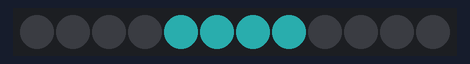
The sketch below on a simulated ATtiny85, built with avr-gcc and run on an emulated ATtiny85. Shown: 12 RGB LEDs in strip order, left to right. Dim RGB values are drawn brighter than linear; random numbers use the default seed unless the sketch sets one.

Above: at 0.26 s.
At 4.2 s:
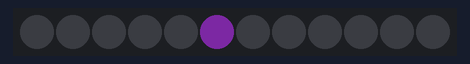
At 10.01 s:
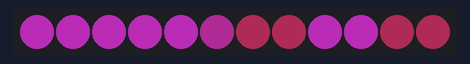
At 12.8 s:
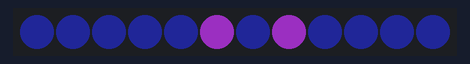
At 24.42 s:
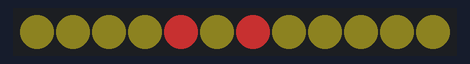
At 39.64 s:
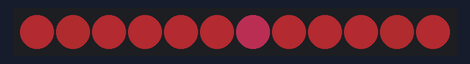

The sketch:

badge-code.ino
```cpp
//SAINTCON 2022 Hack in the Box UT Badge Code
//Written by -Weston Shakespear-

// #define DEBUG 1
// #define TEST 1

#define PIN_UART_TX 0
#define PIN_LED_DOUT 1


#define NUM_PIXELS 12

#include <tinyNeoPixel.h>


void HSVtoRGB(int pixel, float H, float S,float V);

#if defined(DEBUG)

  #include <SendOnlySoftwareSerial.h>
  SendOnlySoftwareSerial mySerial(PIN_UART_TX);

#endif


tinyNeoPixel pixels = tinyNeoPixel(NUM_PIXELS, PIN_LED_DOUT, NEO_GRB + NEO_KHZ800);

#define FRAMES 9
const int frames[FRAMES][12] = {
  {1, 0, 0, 1, 0, 0, 0, 1, 1, 0, 0, 1}, //0left
  {0, 0, 0, 0, 1, 0, 1, 0, 0, 0, 0, 0}, //1mid left
  {0, 1, 1, 0, 0, 1, 0, 0, 0, 1, 1, 0}, //2right
  {1, 1, 0, 0, 0, 0, 1, 0, 0, 0, 1, 1}, //3front
  {0, 0, 0, 0, 0, 1, 0, 1, 0, 0, 0, 0}, //4mid front
  {0, 0, 1, 1, 1, 0, 0, 0, 1, 1, 0, 0}, //5back
  {1, 1, 1, 1, 0, 0, 0, 0, 0, 0, 0, 0}, //6base
  {0, 0, 0, 0, 1, 1, 1, 1, 0, 0, 0, 0}, //7mid
  {0, 0, 0, 0, 0, 0, 0, 0, 1, 1, 1, 1}, //8top
};

#define ANIMS 4
const int anims[ANIMS][4] = {
                            {0, 5, 2, 3},
                            {0, 2, 0, 2},
                            {3, 5, 3, 5},
                            {6, 7, 8, 7}
                          };

void setup() {
  pixels.begin();
  pixels.setBrightness(100);

  #if defined(DEBUG)

    mySerial.begin(9600);

  #endif

}

void loop() {

  #if defined(TEST)


  int H = 180 + (180 * sin(millis()/100));
  int S = 50 + (50 * sin(millis()/150));
  int V = 50 + (50 * sin(millis()/20));
  for (int i = 0; i < NUM_PIXELS; i++) {
    HSVtoRGB(i, H, S, V);
    // pixels.setPixelColor(i, pixels.Color(40, 0, 0));

    if (i != 0) {
      pixels.setPixelColor(i-4, pixels.Color(0, 0, 0));
    } else {
      pixels.setPixelColor(NUM_PIXELS - 1, pixels.Color(0, 0, 0));
      pixels.setPixelColor(NUM_PIXELS - 2, pixels.Color(0, 0, 0));
      pixels.setPixelColor(NUM_PIXELS - 3, pixels.Color(0, 0, 0));
      pixels.setPixelColor(NUM_PIXELS - 4, pixels.Color(0, 0, 0));
    }

    pixels.show();
    delay(100);
  }
  for (int i = 0; i < NUM_PIXELS; i++) {
    pixels.setPixelColor(i, pixels.Color(0, 0, 0));
    pixels.show();
    delay(20);
  }


  #else

  int MIN_RANDOM = -1 * random(0, 4);
  int CHANCE_ANIM = random(0, 6);

  int CHANCE_WIPE_NO = -1 * random(0, 2);
  int CHANCE_WIPE_YES = random(0, 2);

  int UPDATE_H_Y = -1 * random(0, 4);
  int UPDATE_H_N = random(0, 4);

  int UPDATE_S_Y = -1 * random(0, 4);
  int UPDATE_S_N = random(0, 4);

  int UPDATE_V_Y = -1 * random(0, 4);
  int UPDATE_V_N = random(0, 4);

  int UPDATE_DELAY_CHANCE = random(0, 8);

  int anim = -1;
  int frame = 0;
  int wipe = 0;
  int custom[4] = {1, 5, 3, 2};

  int H = 180 + (180 * sin(millis()/100));
  int S = 75 + (25 * sin(millis()/150));
  int V = 50 + (50 * sin(millis()/20));

  byte delayTime = 100;

  while (true) {
    if (random(UPDATE_H_Y, UPDATE_H_N) < 0) {
      H = 180 + (180 * sin(millis()/100));
    }

    if (random(UPDATE_S_Y, UPDATE_S_N) < 0) {
      S = 75 + (25 * sin(millis()/150));
    }

    if (random(UPDATE_V_Y, UPDATE_V_N) < 0) {
      V = 50 + (50 * sin(millis()/20));
    }

    if (random(0, CHANCE_ANIM) == 1) {
      anim = random(MIN_RANDOM, ANIMS);
    }

    wipe = random(CHANCE_WIPE_NO, CHANCE_WIPE_YES);


    if (anim < 0) {
      for (int i = 0; i < 4; i++) {
        custom[i] = random(0, FRAMES);
      }
    }

    for (int section = 0; section < 4; section++) {
      if (anim < 0) {
        frame = custom[section];
      } else {
        frame = anims[anim][section];
      }


      for (int led = 0; led < 12; led++) {
        if (frames[frame][led] == 1) {
          HSVtoRGB(led, H, S, V);
        } else {
          if (wipe > 0) {
            pixels.setPixelColor(led, pixels.Color(0, 0, 0));
          }

        }
      }
      pixels.show();
      if (random(0, UPDATE_DELAY_CHANCE) == 0) {
        delayTime = 5 * random(10, 100);
      }
      delay(delayTime);

    }
  }


  #endif

  #if defined(DEBUG)

    mySerial.println("hello from debug stuff");

  #endif

}

void HSVtoRGB(int pixel, float H, float S,float V) {
    float s = S/100;
    float v = V/100;
    float C = s*v;
    float X = C*(1-abs(fmod(H/60.0, 2)-1));
    float m = v-C;
    float r,g,b;
    if(H >= 0 && H < 60){
        r = C,g = X,b = 0;
    }
    else if(H >= 60 && H < 120){
        r = X,g = C,b = 0;
    }
    else if(H >= 120 && H < 180){
        r = 0,g = C,b = X;
    }
    else if(H >= 180 && H < 240){
        r = 0,g = X,b = C;
    }
    else if(H >= 240 && H < 300){
        r = X,g = 0,b = C;
    }
    else{
        r = C,g = 0,b = X;
    }
    int R = (r+m)*255;
    int G = (g+m)*255;
    int B = (b+m)*255;
    pixels.setPixelColor(pixel, pixels.Color(R, G, B));

}
```

Measured:
- what the display in image 1 shows lasts 0.8 s, from 4.2 s to 5.0 s
- what the display in image 2 shows lasts 0.5 s, from 9.8 s to 10.3 s
